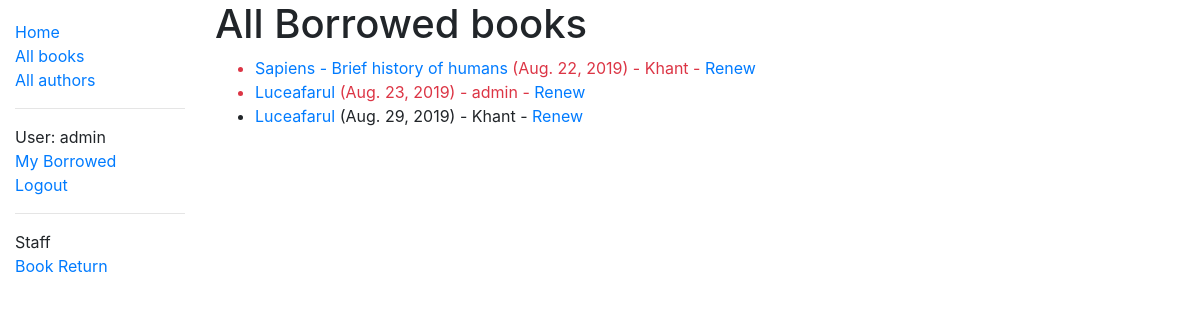
/catalog/loanedbooks/ (signed in), run on an earlier commit of the app's database.
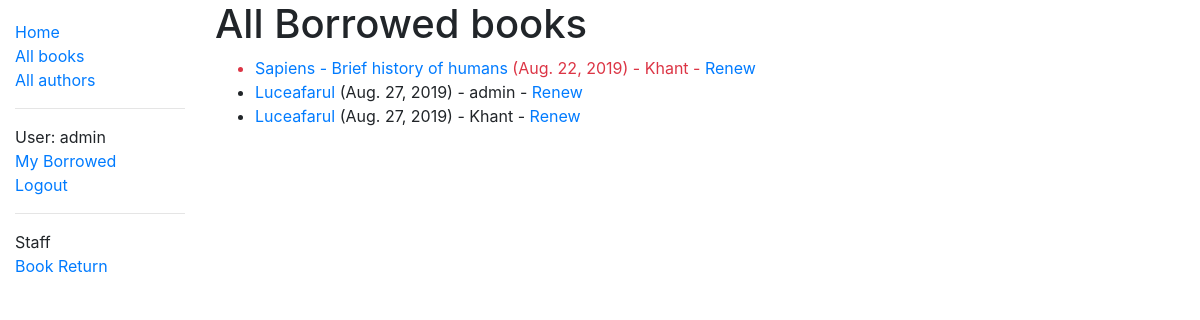
And on a later commit of the database.
### catalog/models.py (models this page shows, shortened)
class BookInstance(models.Model):
    id = models.UUIDField(primary_key=True, default=uuid.uuid4, help_text='Unique ID for this particular book across whole library')
    book = models.ForeignKey('Book', on_delete=models.SET_NULL, null=True)
    imprint = models.CharField(max_length=200)
    due_back = models.DateField(null=True, blank=True)
    borrower = models.ForeignKey(User, on_delete=models.SET_NULL, null=True, blank=True)
    LOAN_STATUS = (
        ('m', 'Maintenance'),
        ('o', 'On loan'),
        ('a', 'Available'),
        ('r', 'Reserved'),
    )
    status = models.CharField(
        max_length=1,
        choices=LOAN_STATUS,
        blank=True,
        default='m',
        help_text='Book availability',
    )
    class Meta:
        ordering = ['due_back']
        permissions = (('can_mark_returned', 'Set book as returned'),)
    @property
    def is_overdue(self):
        if self.due_back and date.today() > self.due_back:
            return True
        return False

class Book(models.Model):
    title = models.CharField(max_length=200)
    author = models.ForeignKey('Author', on_delete=models.SET_NULL, null=True)
    language = models.ForeignKey('Language', on_delete=models.SET_NULL, null=True)
    summary = models.TextField(max_length=1000, help_text='Enter a brief description of the book')
    isbn = models.CharField('ISBN', max_length=13, help_text='13 Character <a href="https://www.isbn-international.org/content/what-isbn">ISBN number</a>')
    genre = models.ManyToManyField(Genre, help_text='Select a genre for this book')
    def display_genre(self):
        """Create a string for the Genre. This is required to display genre in Admin."""
        return ', '.join(genre.name for genre in self.genre.all()[:3])
    display_genre.short_description = 'Genre'

### catalog/views.py (the view)
# urls.py: path('loanedbooks/', views.LoanedBooksByLibrarianListView.as_view(), name='all-borrowed'),
class LoanedBooksByLibrarianListView(LoginRequiredMixin,PermissionRequiredMixin,generic.ListView):
    model = BookInstance
    template_name = 'catalog/bookinstance_list_borrowed_librarian.html'
    permission_required = 'catalog.can_mark_returned'
    def get_queryset(self):
        return BookInstance.objects.filter(status__exact='o')

### catalog/templates/catalog/bookinstance_list_borrowed_librarian.html
{% extends "base_generic.html" %}
{% block content %}
<h1>All Borrowed books</h1>
{% if bookinstance_list %}
<ul>
    {% for bookinst in bookinstance_list %}
    <li class="{% if bookinst.is_overdue %}text-danger{% endif %}">
        <a href="{% url 'book-detail' bookinst.book.pk %}">{{bookinst.book.title}}</a> ({{ bookinst.due_back }}) - {{bookinst.borrower}}         {% if perms.catalog.can_mark_returned %}- <a href="{% url 'renew-book-librarian' bookinst.id %}">Renew</a>  {% endif %}
    </li>
    {% endfor %}
</ul>
{% else %}
<p>There are no books borrowed.</p>
{% endif %}
{% endblock %}

What changed in the data, as far as the page shows it:
changed BookInstance "admin": due_back "Aug. 23, 2019" → "Aug. 27, 2019"
changed BookInstance (number 3 of 3 on the later page): due_back "Aug. 29, 2019" → "Aug. 27, 2019"
